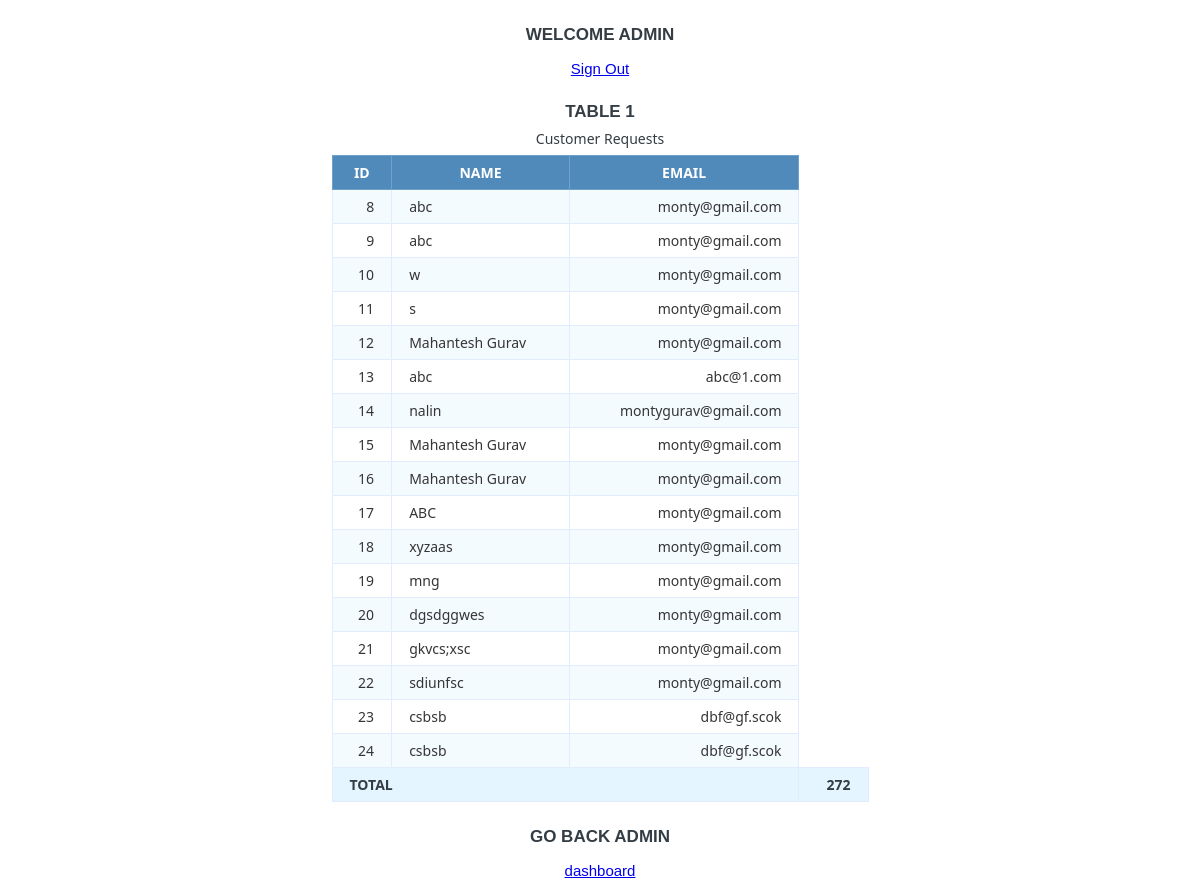
Screenshot of /name-email.php (signed in) with the database file from the repository.
### tables this page shows
CREATE TABLE `Request` (
  `ID` int(11) NOT NULL,
  `date` timestamp NOT NULL DEFAULT '0000-00-00 00:00:00' ON UPDATE CURRENT_TIMESTAMP,
  `name` text NOT NULL,
  `email` text NOT NULL,
  `phone` decimal(10,0) NOT NULL,
  `subject` text NOT NULL,
  `message` text NOT NULL
);

### session.php (called while the page is built, shortened)
<?php
   include('config.php');
   $user_check = $_SESSION['login_user'];
   $ses_sql = mysqli_query($db,"select username from Login where username = '$user_check' ");
   $row = mysqli_fetch_array($ses_sql,MYSQLI_ASSOC);
   $login_session = $row['username'];
?>

### name-email.php (the view, shortened to what this page needs)
<?php
$db_host = 'localhost';
$db_user = 'vmnandan_orangus';
$db_pass = 'M@h@nt3sh';
$db_name = 'vmnandan_Orangus';
$conn = mysqli_connect($db_host, $db_user, $db_pass, $db_name);
$sql = 'SELECT ID, name, email FROM Request';
$query = mysqli_query($conn, $sql);
?>
<?php
   include('session.php');
?>
<html>
<head>
</head>
<body>
<div class="jumbotron">
      <h1>Welcome <?php echo $login_session; ?></h1>
      <p><center><a href = "logout.php">Sign Out</a></center></p>
</div>
	<h1>Table 1</h1>
	<table class="data-table">
		<caption class="title">Customer Requests</caption>
		<thead>
			<tr>
				<th>ID</th>
				<th>NAME</th>
				<th>EMAIL</th>
			</tr>
		</thead>
		<tbody>
		<?php
		$total 	= 0;
		while ($row = mysqli_fetch_array($query))
		{
			echo '<tr>
					<td>'.$row['ID'].'</td>
					<td>'.$row['name'].'</td>
					<td>'.$row['email'].'</td>
				</tr>';
			$total += $row['ID'];
		}?>
		</tbody>
		<tfoot>
			<tr>
				<th colspan="4">TOTAL</th>
				<th><?=number_format($total)?></th>
			</tr>
		</tfoot>
	</table>
	<div class="jumbotron">
        <h1>Go Back <?php echo $login_session; ?></h1>
        <p><center><a href = "welcome.php">dashboard</a></center></p>
                        </div>
</body>
</html>

### name-email.php (style rules this page uses)
body { font-size: 15px; color: #343d44; font-family: "segoe-ui", "open-sans", tahoma, arial; padding: 0; margin: 0; }
table { margin: auto; font-family: "Lucida Sans Unicode", "Lucida Grande", "Segoe Ui"; font-size: 12px; }
h1 { margin: 25px auto 0; text-align: center; text-transform: uppercase; font-size: 17px; }
table td { transition: all .5s; }
.data-table { border-collapse: collapse; font-size: 14px; min-width: 537px; }
.data-table th, .data-table td { border: 1px solid #e1edff; padding: 7px 17px; }
.data-table caption { margin: 7px; }
.data-table thead th { background-color: #508abb; color: #FFFFFF; border-color: #6ea1cc !important; text-transform: uppercase; }
.data-table tbody td { color: #353535; }
.data-table tbody td:first-child, .data-table tbody td:nth-child(4), .data-table tbody td:last-child { text-align: right; }
.data-table tbody tr:nth-child(odd) td { background-color: #f4fbff; }
.data-table tfoot th { background-color: #e5f5ff; text-align: right; }
.data-table tfoot th:first-child { text-align: left; }

### rows the page displays
request: ID "8", name "abc", email "monty@gmail.com"
request: ID "9", name "abc", email "monty@gmail.com"
request: ID "10", name "w", email "monty@gmail.com"
request: ID "11", name "s", email "monty@gmail.com"
request: ID "12", name "Mahantesh Gurav", email "monty@gmail.com"
request: ID "13", name "abc", email "abc@1.com"
request: ID "14", name "nalin", email "montygurav@gmail.com"
request: ID "15", name "Mahantesh Gurav", email "monty@gmail.com"
request: ID "16", name "Mahantesh Gurav", email "monty@gmail.com"
request: ID "17", name "ABC", email "monty@gmail.com"
request: ID "18", name "xyzaas", email "monty@gmail.com"
request: ID "19", name "mng", email "monty@gmail.com"
request: ID "20", name "dgsdggwes", email "monty@gmail.com"
request: ID "21", name "gkvcs;xsc", email "monty@gmail.com"
request: ID "22", name "sdiunfsc", email "monty@gmail.com"
request: ID "23", name "csbsb", email "dbf@gf.scok"
request: ID "24", name "csbsb", email "dbf@gf.scok"

### other values shown
$login_session "ADMIN"
$total "272"
